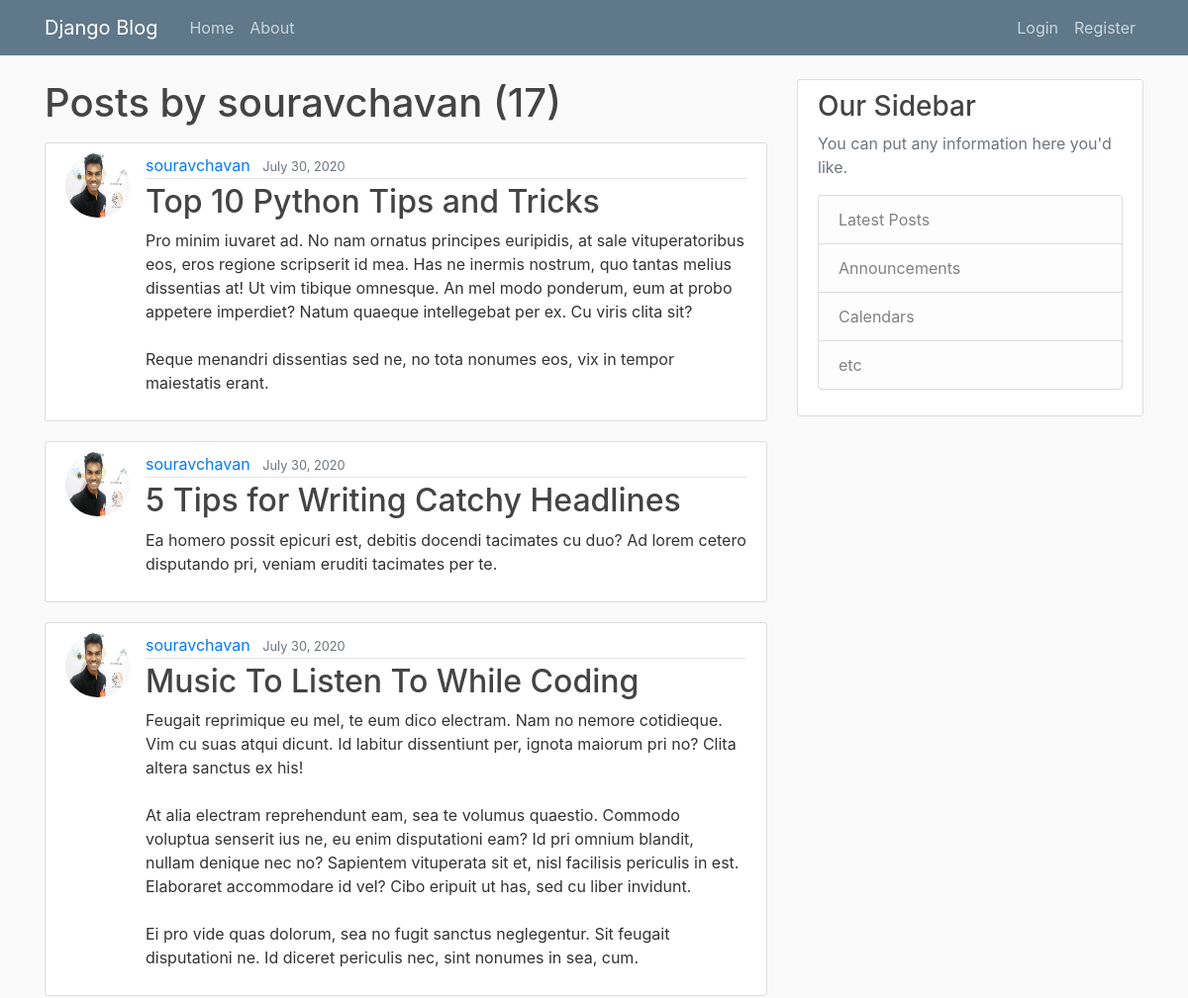
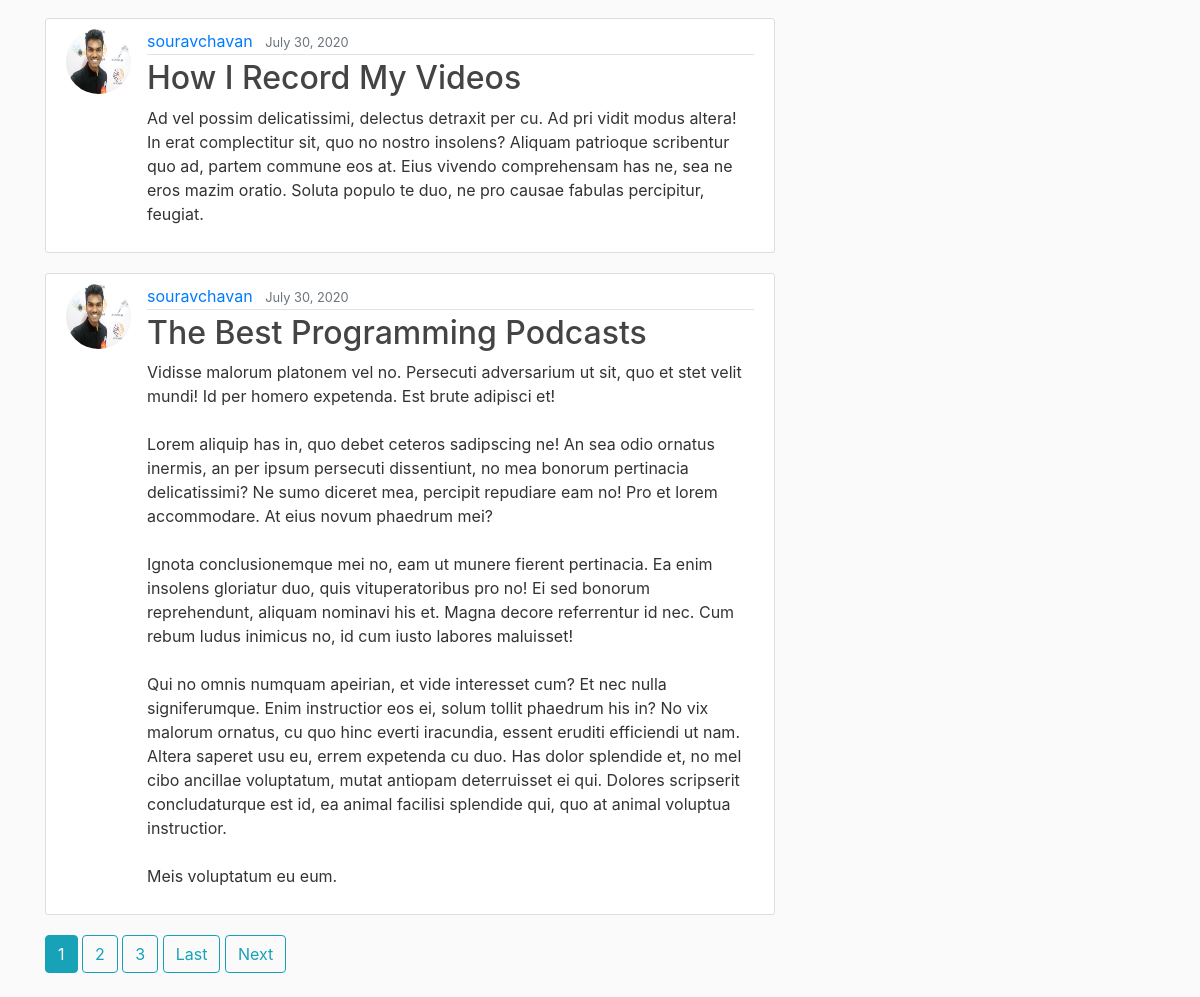
The page /user/souravchavan on the database as committed earlier (2 pictures, top to bottom).
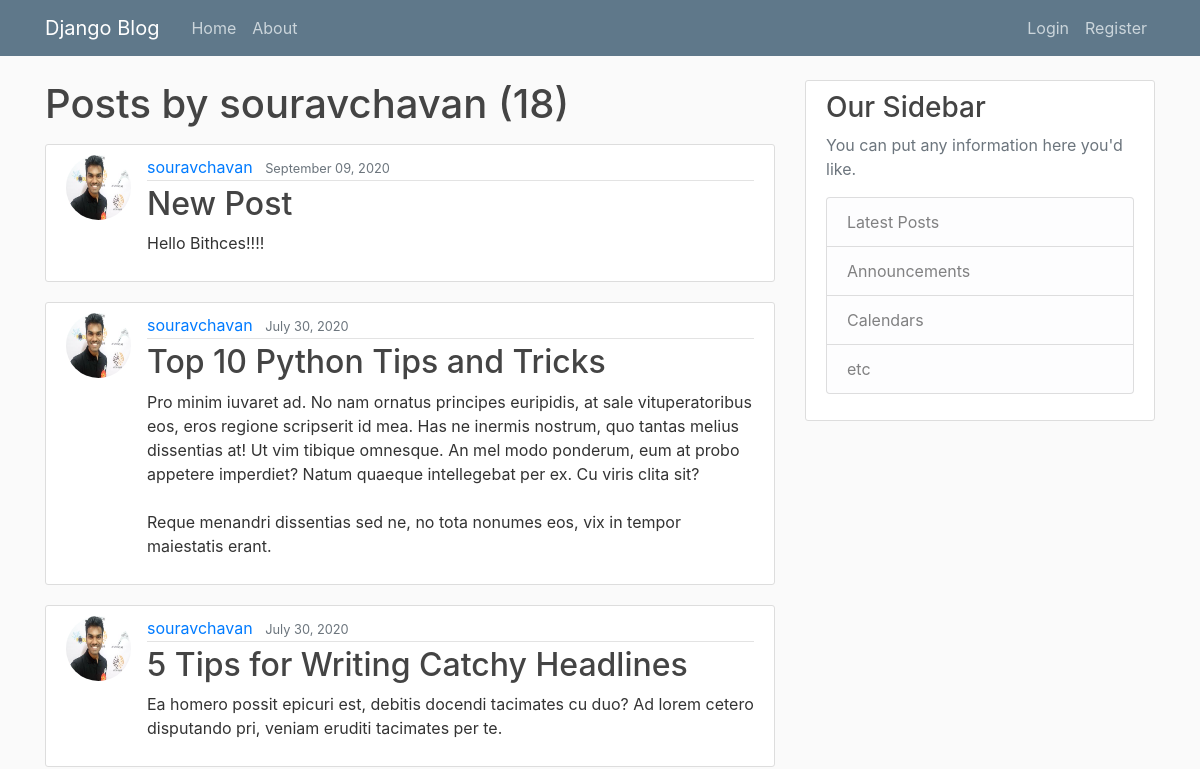
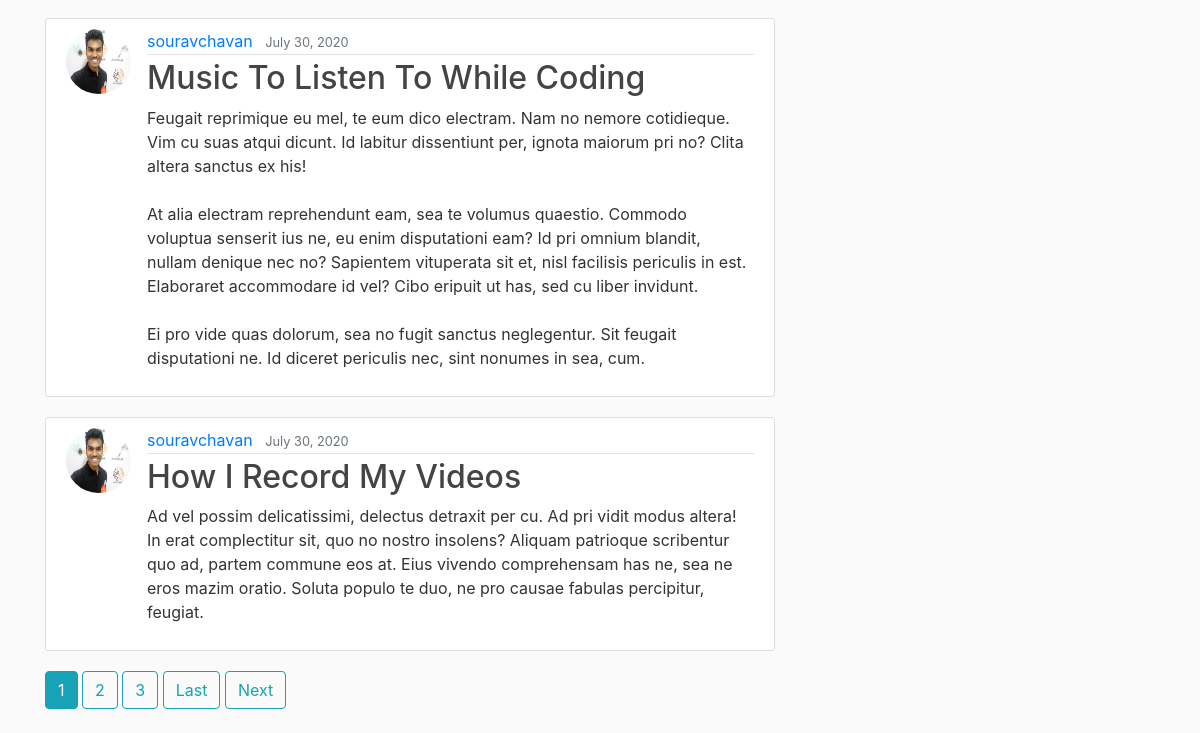
The same page on the database as committed later (2 pictures, top to bottom).
### blog/models.py (models this page shows, shortened)
class Post(models.Model):
	title = models.CharField(max_length=100)
	content = models.TextField()
	date_posted = models.DateTimeField(default=timezone.now)
	author = models.ForeignKey(User, on_delete=models.CASCADE)

### users/models.py (models this page shows, shortened)
class Profile(models.Model):
	user = models.OneToOneField(User, on_delete=models.CASCADE)
	image = models.ImageField(default='default.jpg', upload_to='profile_pics')

### blog/views.py (the view)
# urls.py: path('user/<str:username>', UserPostListView.as_view(), name='user-posts'),
class UserPostListView(ListView):
	model = Post
	template_name = 'blog/user_posts.html'
	context_object_name = 'posts'
	ordering = ['-date_posted']
	paginate_by = 5
	def get_queryset(self):
		user = get_object_or_404(User, username=self.kwargs.get('username'))
		return Post.objects.filter(author=user).order_by('-date_posted')

### blog/templates/blog/user_posts.html (shortened to what this page needs)
{% extends 'blog/base.html' %}
{% block content %}
	<h1 class='mb-3'>Posts by {{ view.kwargs.username }} ({{ page_obj.paginator.count }})</h1>
	{% for post in posts%}
			<article class="media content-section">
			  <img class='rounded-circle article-img' src='{{ post.author.profile.image.url }}'>
			  <div class="media-body">
			    <div class="article-metadata">
			      <a class="mr-2" href="{% url 'user-posts' post.author.username %}">{{ post.author }}</a>
			      <small class="text-muted">{{ post.date_posted|date:'F d, Y'}}</small>
			    </div>
			    <h2><a class="article-title" href="{% url 'post-detail' post.id %}">{{ post.title }}</a></h2>
			    <p class="article-content">{{ post.content }}</p>
			  </div>
			</article>
	{% endfor%}
	{% if is_paginated %}
		{% for num in page_obj.paginator.page_range %}
			{% if page_obj.number == num %}
				<a class='btn btn-info mb-4' href="?page={{ num }}">{{ num }}</a>
			{% elif num > page_obj.number|add:'-3' and num < page_obj.number|add:'3' %}
				<a class='btn btn-outline-info mb-4' href="?page={{ num }}">{{ num }}</a>
			{% endif %}
		{% endfor %}
		{% if page_obj.has_next %}
			<a class='btn btn-outline-info mb-4' href="?page={{ page_obj.paginator.num_pages }}">Last</a>
			<a class='btn btn-outline-info mb-4' href="?page={{ page_obj.next_page_number }}">Next</a>
		{% endif %}
	{% endif %}
{% endblock content %}

Rows that differ between the two databases and show on the page:
no longer on this page (row unchanged): Post: author.profile.image (picture), author "souravchavan", date_posted "July 30, 2020", title "The Best Programming Podcasts", content "Vidisse malorum platonem vel no. Persecuti adversarium ut sit, quo et stet velit mundi! Id per homero expetenda. Est brute adipisci et! Lorem aliquip has in, quo debet ceteros sadipscing ne! An sea odio ornatus inermis, an per ipsum persecuti dissentiunt, no mea bonorum pertinacia delicatissimi? Ne sumo diceret mea, percipit repudiare eam no! Pro et lorem accommodare. At eius novum phaedrum mei? Ignota conclusionemque mei no, eam ut munere fierent pertinacia. Ea enim insolens gloriatur duo, quis vituperatoribus pro no! Ei sed bonorum reprehendunt, aliquam nominavi his et. Magna decore referrentur id nec. Cum rebum ludus inimicus no, id cum iusto labores maluisset! Qui no omnis numquam…"
added Post: author.profile.image (picture), author "souravchavan", date_posted "September 09, 2020", title "New Post", content "Hello Bithces!!!!"
Other text that changed with them:
{{ page_obj.paginator.count }}: "17" → "18"
